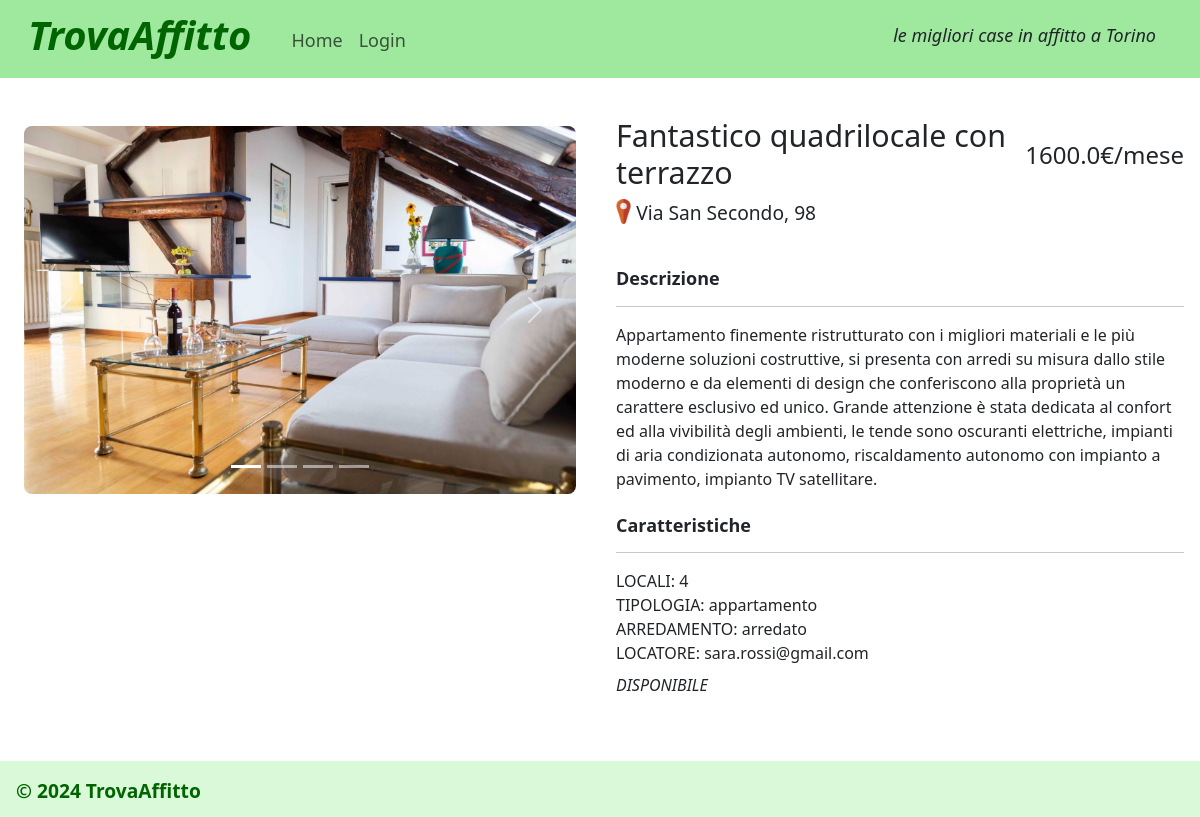
The page /annuncio/2 on the database its author committed.
### tables this page shows
CREATE TABLE "foto" (
	"id_foto"	INTEGER,
	"id_annuncio"	INTEGER NOT NULL,
	"foto_annuncio"	TEXT NOT NULL,
	FOREIGN KEY("id_annuncio") REFERENCES "annunci"("id"),
	PRIMARY KEY("id_foto" AUTOINCREMENT)
);

CREATE TABLE "annunci" (
	"id"	INTEGER NOT NULL UNIQUE,
	"titolo"	TEXT NOT NULL,
	"tipologia"	TEXT NOT NULL,
	"locali"	INTEGER NOT NULL,
	"descrizione"	TEXT NOT NULL,
	"prezzo"	REAL NOT NULL,
	"arredata"	INTEGER NOT NULL,
	"disponibilita"	INTEGER NOT NULL,
	"indirizzo"	TEXT NOT NULL,
	"id_locatore"	INTEGER NOT NULL,
	PRIMARY KEY("id" AUTOINCREMENT),
	FOREIGN KEY("id_locatore") REFERENCES "utenti"("id")
);

CREATE TABLE "utenti" (
	"email"	TEXT NOT NULL UNIQUE,
	"nome"	TEXT NOT NULL,
	"cognome"	TEXT NOT NULL,
	"password"	TEXT NOT NULL,
	"tipologia_utente"	TEXT NOT NULL,
	"id"	INTEGER,
	PRIMARY KEY("id" AUTOINCREMENT)
);

### app.py (the view)
@app.route('/annuncio/<int:id>')
def annuncio(id):
    annuncio_db = annunci_dao.get_annuncio_by_id(id)
    annuncio = dict(annuncio_db) #copia i dati ottenuti dal db in un dizionario, in modo che siano modificabili
    prenotazioni_db = prenotazioni_dao.get_prenotazioni_annuncio(id)
    email_locatore = utenti_dao.get_utente_by_id(annuncio_db['id_locatore'])['email']
    foto_db = foto_dao.get_foto_annuncio(annuncio['id']) #prende le foto della tabella 'foto' associate al id_annunci0
    if (len(foto_db)>0):
        foto_list=[]
        for foto in foto_db:
            foto_list.append(foto)
    annuncio['foto']=foto_list
    if current_user.is_authenticated: #verifico se l'utente (loggato) può richiedere una visita per l'immobile
        richiesta = True
        for prenotazione in prenotazioni_db:
            if prenotazione['id_utente']==current_user.id and prenotazione['stato']!='rifiutata': #se l'utente ha già effettuato una richiesta per l'immobile e questa non è stata rifiutata, non può farne altre
                richiesta = False
    else:
        richiesta = False
    data_min = datetime.date.today()+timedelta(days=1) #definisco la data minima per la prenotazione (dal giorno dopo la richiesta di prenotazione della visita)
    data_max = datetime.date.today()+timedelta(days=7) #definisco la data massima per la prenotazione (fino a 7 giorni dopo la richiesta di prenotazione della visita)
    return render_template('single.html', annuncio = annuncio, richiesta = richiesta, data_min = data_min, data_max = data_max, email_locatore = email_locatore)

### annunci_dao.py (called while the page is built)
def get_annuncio_by_id(id):
    query = 'SELECT * FROM annunci WHERE annunci.id = ?' #seleziona tutti i campi dell'annuncio che ha l'id passato come parametro
    connection = sqlite3.connect('db/db-affitti.db')
    connection.row_factory = sqlite3.Row  #converte la tupla a dizionario
    cursor = connection.cursor()
    cursor.execute(query, (id,))
    annuncio = cursor.fetchone()
    print(annuncio)
    cursor.close()
    connection.close()
    return annuncio

### foto_dao.py (called while the page is built)
def get_foto_annuncio(id_annuncio):
    query = 'SELECT * FROM foto WHERE id_annuncio=?' #seleziona tutte le foto dell'annuncio
    connection = sqlite3.connect('db/db-affitti.db')
    connection.row_factory = sqlite3.Row  #converte la tupla a dizionario
    cursor = connection.cursor()
    cursor.execute(query, (id_annuncio,))
    foto = cursor.fetchall()
    cursor.close()
    connection.close()
    return foto

### prenotazioni_dao.py (called while the page is built)
def get_prenotazioni_annuncio(id_annuncio):
    query = 'SELECT prenotazioni.data, prenotazioni.orario, prenotazioni.stato, prenotazioni.id_utente FROM annunci LEFT JOIN prenotazioni ON prenotazioni.id_annuncio = annunci.id WHERE annunci.id = ?' #seleziona i campi delle prenotazioni per un certo immobile
    connection = sqlite3.connect('db/db-affitti.db')
    connection.row_factory = sqlite3.Row  #converte la tupla a dizionario
    cursor = connection.cursor()
    cursor.execute(query, (id_annuncio,))
    prenotazioni = cursor.fetchall()
    for campo in prenotazioni:
        print(campo)
    cursor.close()
    connection.close()
    return prenotazioni

### utenti_dao.py (called while the page is built)
def get_utente_by_id(id):
    query = 'SELECT * FROM utenti WHERE id = ?' #seleziona tutti i campi dell'utente che ha l'id passato come parametro
    connection = sqlite3.connect('db/db-affitti.db')
    connection.row_factory = sqlite3.Row  #converte la tupla a dizionario
    cursor = connection.cursor()
    cursor.execute(query, (id,))
    utente = cursor.fetchone()
    cursor.close()
    connection.close()
    return utente

### templates/single.html (shortened to what this page needs)
{% extends "base.html" %}
{% block content %}
<main>
    <article class="row g-0">
        <section id="immagini-annuncio" class="col-lg-6 col-md-12 p-4">
        {% if annuncio.foto|length>1 %}
            <div id="carouselExampleIndicators" class="carousel slide">
                <div class="carousel-indicators">
                {% for foto in annuncio.foto %}
                    {% if loop.index==1 %}
                        <button type="button" data-bs-target="#carouselExampleIndicators" data-bs-slide-to="0" class="active" aria-current="true" aria-label="Slide 1"></button>
                    {% else %}
                        <button type="button" data-bs-target="#carouselExampleIndicators" data-bs-slide-to="{{loop.index-1}}" aria-label="Slide {{loop.index}}"></button>
                    {% endif %}
                {% endfor %}
                </div>
                <div class="carousel-inner">
                {% for foto in annuncio.foto %}
                    {% if loop.index==1 %}
                        <div class="carousel-item active">
                            <img src="{{url_for('static', filename=foto.foto_annuncio)}}"  alt="Immagine casa {{loop.index}}" class="img-casa-carousel">
                        </div>
                    {% else %}
                        <div class="carousel-item">
                            <img src="{{url_for('static', filename=foto.foto_annuncio)}}" alt="Immagine casa {{loop.index}}" class="img-casa-carousel">
                        </div>
                    {% endif %}
                {% endfor %}
                </div>
                <button class="carousel-control-prev" type="button" data-bs-target="#carouselExampleIndicators" data-bs-slide="prev">
                    <span class="carousel-control-prev-icon" aria-hidden="true"></span>
                </button>
                <button class="carousel-control-next" type="button" data-bs-target="#carouselExampleIndicators" data-bs-slide="next">
                    <span class="carousel-control-next-icon" aria-hidden="true"></span>
                </button>
            </div>
        {% else %}
            <img src="{{url_for('static', filename=annuncio.foto[0].foto_annuncio)}}" alt="Immagine casa" class="img-casa-carousel">
        {% endif %}
        </section>
        <section id="testo-annuncio" class="col-lg-6 col-md-12 p-3">
            <div id="annuncio-titolo-prezzo">
                <h1 id="annuncio-titolo">{{annuncio.titolo}}</h1>
                <p id="annuncio-prezzo">{{annuncio.prezzo}}€/mese</p>
            </div>
            <div id="annuncio-indirizzo">
                <img src="{{url_for('static', filename='icona-indirizzo.png')}}" alt="Icona segnaposto" id="img-icona-indirizzo">
                <p>{{annuncio.indirizzo}}</p>
            </div>
            <h2 class="annuncio-sottotitolo">Descrizione</h2>
            <hr><p>{{annuncio.descrizione}}</p>
            <h2 class="annuncio-sottotitolo">Caratteristiche</h2><hr>
            <ul id="annuncio-caratteristiche">
                {% if annuncio.locali==5 %}<li>LOCALI: 5+</li>
                {% else %}<li>LOCALI: {{annuncio.locali}}</li>{% endif %}
                {% if annuncio.tipologia=='indipendente' %}<li>TIPOLOGIA: casa indipendente</li>
                {% else %}<li>TIPOLOGIA: {{annuncio.tipologia}}</li>{% endif %}
                {% if annuncio.arredata==1 %}
                    <li>ARREDAMENTO: arredato</li>
                {% else %}
                    <li>ARREDAMENTO: non arredato</li>
                {% endif %}
                {% if not current_user.is_authenticated or current_user.id!=annuncio.id_locatore %}
                    <li>LOCATORE: {{email_locatore}}</li>
                {% endif %}
                {% if annuncio.disponibilita==1 %}<li class="disponibile mt-2">DISPONIBILE</li>
                {% elif annuncio.disponibilita==0 %}<li class="disponibile mt-2">NON DISPONIBILE</li>{% endif %}
            </ul>
        </section>
    </article>
</main>
{% endblock %}

### static/style.css (style rules this page uses)
.img-casa-carousel { width:100%; border-radius: 0.5rem; }
#img-icona-indirizzo { width:25px; height: 25px; margin-left: -0.3rem; }
#annuncio-indirizzo { display: flex; justify-content: flex-start; }
#annuncio-caratteristiche li { list-style-type: none; margin-left: -2rem; }
#annuncio-titolo-prezzo { display: flex; justify-content: space-between; align-items: center; }
#annuncio-titolo { font-size:1.9rem; padding-right: 0.5rem; }
#annuncio-prezzo { font-size: x-large; font-weight: 500; margin-top: 0.5rem; }
.annuncio-sottotitolo { margin-top: 1.5rem; font-size: large; font-weight: 600; }
#annuncio-indirizzo p { font-size: larger; font-weight: 300; }
.disponibile { font-style: italic; }

### rows shown on the page
foto: foto_annuncio (picture)
annunci: titolo "Fantastico quadrilocale con terrazzo", prezzo "1600.0", indirizzo "Via San Secondo, 98", descrizione "Appartamento finemente ristrutturato con i migliori materiali e le più moderne soluzioni costruttive, si presenta con arredi su misura dallo stile moderno e da elementi di design che conferiscono alla proprietà un carattere esclusivo ed unico. Grande attenzione è stata dedicata al confort ed alla vivibilità degli ambienti, le tende sono oscuranti elettriche, impianti di aria condizionata autonomo, riscaldamento autonomo con impianto a pavimento, impianto TV satellitare.", locali "4", tipologia "appartamento"
utenti: email "sara.rossi@gmail.com"
